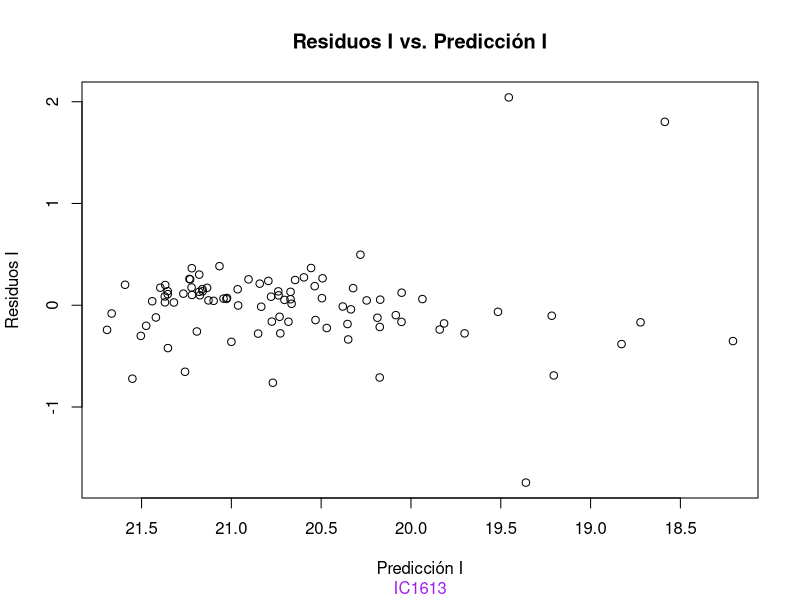
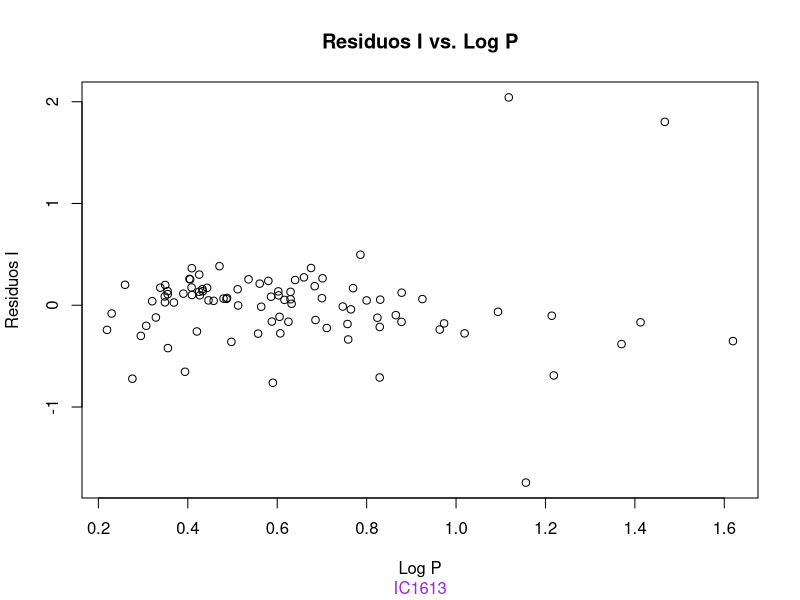
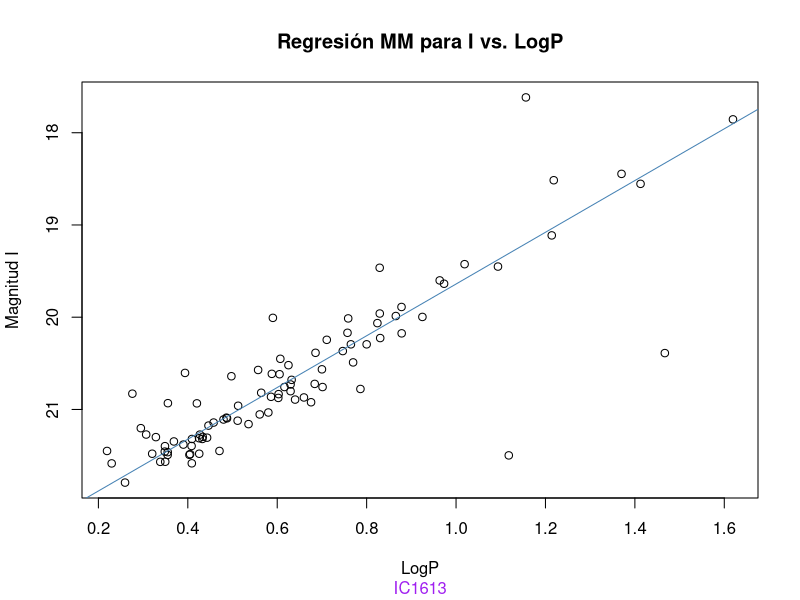

Reproduce these figures in R, in order. (Note: this script raises an error after producing the figures.)
library(readxl)
library(ggplot2)  # For plotting
library(dplyr)    # For data manipulation
library(robust) 
library(robustbase)

# Load necessary libraries
library(readr)    # For reading CSV files
library(ggplot2)  # For plotting
library(tidyr) #para usar dropna

IC1613_VI <- read_excel("IC1613 VI.xlsx")

# Extract the relevant columns
periodos_i <- IC1613_VI$P_I
periodos_v <- IC1613_VI$P_V
p_i <- na.omit(periodos_i)
p_v <- na.omit(periodos_v)
log_pi <- log10(p_i)
log_pv <- log10(p_v)

i <- IC1613_VI$I
v <- IC1613_VI$V

mag_i <- na.omit(i)
mag_v <- na.omit(v)

# Create a data frame for regression
regression_data <- data.frame(log_pi, mag_i)

# Perform Major Axis (MM) regression using robust method
mm_model <- lmrob(mag_i ~ log_pi, data = regression_data)

LMCmed <- lm(mag_i ~ log_pi, data = regression_data)
yhat<- predict(LMCmed, se.fit =FALSE)
plot(yhat, LMCmed$residuals,xlim = rev(range(yhat)),  xlab="Predicción I", ylab="Residuos I", main="Residuos I vs. Predicción I", sub = "IC1613",col.sub = "purple")
plot(log_pi, LMCmed$residuals,xlab="Log P", ylab="Residuos I", main="Residuos I vs. Log P", sub = "IC1613",col.sub = "purple")


#Forzando pendiente
mm_model_forzi <- lmrob(mag_i ~ 1+offset(-2.9155*log_pi), data = regression_data)
summary(mm_model_forzi)

# Extract slope and intercept
slope <- coef(mm_model)[2]  # Slope is the second coefficient
intercept <- coef(mm_model)[1]  # Intercept is the first coefficient

# Calculate standard errors for slope and intercept
slope_se <- summary(mm_model)$coefficients[2, "Std. Error"]
intercept_se <- summary(mm_model)$coefficients[1, "Std. Error"]

# Print the results
cat("Slope:", slope, "±", slope_se, "\n")
cat("Intercept:", intercept, "±", intercept_se, "\n")

#Graph
plot(log_pi, mag_i,ylim = rev(range(mag_i)), main="Regresión MM para I vs. LogP", xlab="LogP", ylab="Magnitud I", sub = "IC1613",col.sub = "purple" )
#scale_y_reverse()
#add the fitted regression line to the scatterplot
abline(mm_model, col="steelblue")
# Add annotations for slope and intercept
annotate("text", x = min(log_p), y = max(mag_j), 
         label = paste("Slope:", round(slope, 3), "\nIntercept:", round(intercept, 3)), 
         hjust = 0, vjust = 1, size = 4, color = "red")

#Calculos para V

# Create a data frame for regression
regression_data2 <- data.frame(log_pv, mag_v)

# Perform Major Axis (MM) regression using robust method
mm_model2 <- lmrob(mag_v ~ log_pv, data = regression_data2)

LMCmed2 <- lm(mag_v ~ log_pv, data = regression_data2)
yhat2<- predict(LMCmed2, se.fit =FALSE)
plot(yhat2, LMCmed2$residuals,xlim = rev(range(yhat2)),  xlab="Predicción V", ylab="Residuos V", main="Residuos V vs. Predicción V", sub = "IC1613",col.sub = "purple")
plot(log_pv, LMCmed2$residuals,xlab="Log P", ylab="Residuos V", main="Residuos V vs. Log P", sub = "IC1613",col.sub = "purple")

#Forzando pendiente
mm_model_forzv <- lmrob(mag_v ~ 1+offset(-2.670*log_pv), data = regression_data2)
summary(mm_model_forzv)

# Extract slope and intercept
slope2 <- coef(mm_model2)[2]  # Slope is the second coefficient
intercept2 <- coef(mm_model2)[1]  # Intercept is the first coefficient

# Calculate standard errors for slope and intercept
slope_se2 <- summary(mm_model2)$coefficients[2, "Std. Error"]
intercept_se2 <- summary(mm_model2)$coefficients[1, "Std. Error"]

# Print the results
cat("Slope:", slope2, "±", slope_se2, "\n")
cat("Intercept:", intercept2, "±", intercept_se2, "\n")

#Graph
plot(log_pv, mag_v,ylim = rev(range(mag_v)), main="Regresión MM para V vs. LogP", xlab="LogP", ylab="Magnitud V", sub = "IC1613",col.sub = "purple" )
#scale_y_reverse()
#add the fitted regression line to the scatterplot
abline(mm_model2, col="steelblue")
